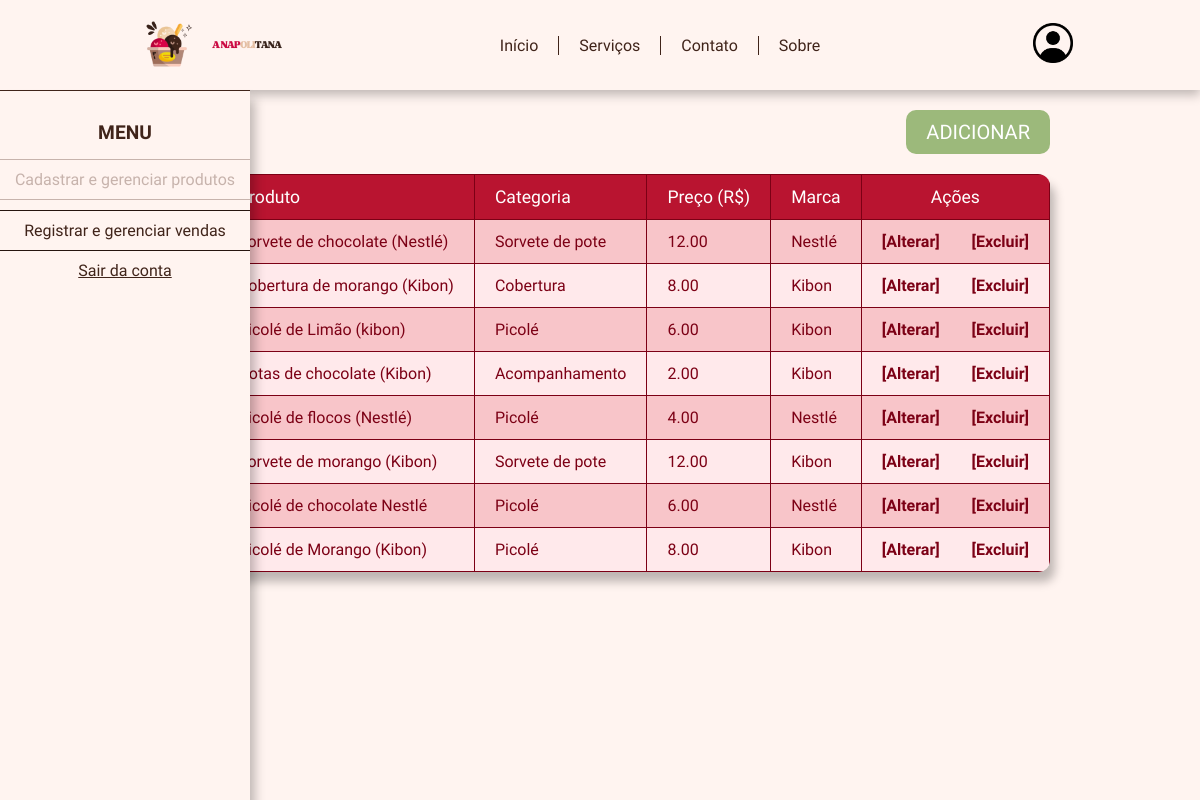
The app's page /readProdutos.php (signed in) with its own data.
### tables this page shows
CREATE TABLE `produtos` (
  `id_produto` int(11) NOT NULL,
  `nome_produto` varchar(50) NOT NULL,
  `preco` decimal(10,2) NOT NULL,
  `categorias_id_categoria` int(11) NOT NULL,
  `marcas_id_marca` int(11) NOT NULL
);

CREATE TABLE `categorias` (
  `id_categoria` int(11) NOT NULL,
  `nome_categoria` varchar(50) NOT NULL
);

CREATE TABLE `marcas` (
  `id_marca` int(11) NOT NULL,
  `nome_marca` varchar(50) NOT NULL
);

### readProdutos.php (the view, shortened to what this page needs)
<?php
include_once 'conexao.php';
?>
<!DOCTYPE html>
<html lang="en">
<head>
    <link rel="stylesheet" href="assets/styleProdutos.css">
</head>
<body>
    <header>
        <div class="logo">
            <img class="logoANapolitana" src="assets/logoANapolitana_semNome.png" alt="Logo A Napolitana">
            <img class="logoANapolitana" src="assets/logoANapolitana_nome.png" alt="">
        </div>
        <nav>
            <ul id="menu">
                <li><a href="http://localhost/aNapolitana/telaInicial.php">Início</a></li>
                <li><a href="">Serviços</a></li>
                <li><a href="">Contato</a></li>
                <li><a href="">Sobre</a></li>
            </ul>
        </nav>
        <div class="iconeUsuario">
            <img class="imgIconeUsuario" src="assets/iconeUsuario.webp" alt="Icone Usuario">
        </div>
    </header>
    <aside>
        <div>
            <h2>MENU</h2>
            <a id="linkProdutos" class="linkAside" href="http://localhost/aNapolitana/readProdutos.php">Cadastrar e gerenciar produtos</a>
            <a id="linkVendas" class="linkAside" href="http://localhost/aNapolitana/readVendas.php">Registrar e gerenciar vendas</a>
        </div>
        <div id="divLogout">
            <a id="logout" href="logout.php">Sair da conta</a>
        </div>
    </aside>
    <section>
        <div class="btnContainer">
            <a href="formCreateProdutos.php" id="btnAdicionar">ADICIONAR</a>
        </div>
        <div id="tabela">
            <table>
                <tr>
                    <th>Produto</th>
                    <th>Categoria</th>
                    <th>Preço (R$)</th>
                    <th>Marca</th>
                    <th>Ações</th>
                </tr>
                <?php
                    try {
                        $stmt = $conexao->prepare("SELECT produtos.id_produto, produtos.nome_produto, produtos.preco,categorias.nome_categoria, marcas.nome_marca FROM produtos INNER JOIN categorias ON produtos.categorias_id_categoria = categorias.id_categoria INNER JOIN marcas ON produtos.marcas_id_marca = marcas.id_marca");
                        if ($stmt->execute()) {
                            while ($rs = $stmt->fetch(PDO::FETCH_OBJ)) {
                                echo "<tr>";
                                echo "<td>".$rs->nome_produto."</td>";
                                echo "<td>".$rs->nome_categoria."</td>";
                                echo "<td>".$rs->preco."</td>";
                                echo "<td>".$rs->nome_marca."</td>";
                                echo "<td>
                                    <center>
                                        <a href=\"updateProdutos.php?id=".$rs->id_produto."\">[Alterar]</a>
                                        &nbsp;&nbsp;&nbsp;&nbsp;&nbsp;&nbsp;
                                        <a href=\"deleteProdutos.php?id=".$rs->id_produto."\" onclick=\"return confirm('Tem certeza que deseja excluir este produto?');\">[Excluir]</a>
                                    </center>
                                    </td>";
                                echo "</tr>";
                            }
                        } else {
                            echo "Erro: Não foi possível recuperar os dados do banco de dados";
                        }
                    } catch (PDOException $erro) {
                        echo "Erro: ".$erro->getMessage();
                    }
                ?>
            </table>
        </div>
    </section>
</body>
</html>

### assets/styleProdutos.css (style rules this page uses)
* { padding: 0; margin: 0; box-sizing: border-box; }
body { background-color: #FFF4F0; color: #40241A; }
header { display: flex; justify-content: space-around; align-items: center; padding: 5px 30px; background-color: #FFF4F0; color: #40241A; box-shadow: 0 5px 10px rgba(0, 0, 0, 0.250); position: sticky; top: 0; }
.logo { display: flex; }
.logoANapolitana { width: 80px; }
.imgIconeUsuario { width: 40px; }
nav ul { list-style: none; margin: 0; padding: 0; display: flex; }
nav ul li { padding: 0 20px; margin: 0px; border-right: 1px solid #40241A; }
nav ul li:last-child { border: none; }
nav ul li a { text-decoration: none; color: #40241A; font-family: 'Baloo 2', Arial, Helvetica, sans-serif; border-right: solid 1 #40241A; }
aside { width: 250px; background-color: #FFF4F0; box-shadow: 5px 10px 10px rgba(0,0,0,0.250); text-align: center; font-family: 'Caprasimo', sans-serif; height: 100vh; padding-top: 30px; position: fixed; border-top: 1px solid #40241A; }
aside h2 { font-size: 1.2em; margin-bottom: 15px; color: #40241A; }
.linkAside { text-decoration: none; color: #40241A; font-family: 'Baloo 2', sans-serif; display: block; width: 100%; padding: 10px 0px; margin-bottom: 10px; background-color: #FFF4F0; border: 1px solid; border-left: none; border-right: none; border-color: #26150F; text-align: center; cursor: pointer; }
section { text-align: end; display: flex; flex-direction: column; justify-content: end; align-items: end; }
table { margin: 0px 150px; display: flex; border-collapse: collapse; border-color: #7C0015; font-family: 'Baloo 2', sans-serif; box-shadow: 5px 10px 10px rgba(0,0,0,0.250); border-radius: 12px; overflow: hidden; justify-content: center; margin-bottom: 40px; }
table th:last-child { text-align: center; }
table th, table td { padding: 12px 20px; border: 1px solid #7C0015; }
table th { background-color: #b91430; color: white; font-size: 1.1rem; font-family: 'Caprasimo', sans-serif; text-align: left; font-weight: 100; }
table tr:nth-child(even) { background-color: #F8C5C9; border-color: #7C0015; }
table tr:nth-child(odd) { background-color: #ffe9eb; border-color: #7C0015; }
table td { font-size: 1rem; color: #7C0015; font-family: 'Baloo 2', sans-serif; text-align: left; }
table a { color: #7C0015; text-decoration: none; font-weight: bold; }
#btnAdicionar { background-color: #9CB97B; text-align: center; display: inline-block; width: auto; color: white; border-radius: 10px; border: none; font-family: 'Baloo 2', sans-serif; font-size: 20px; padding: 10px 20px; margin: 20px 150px; text-decoration: none; }
.btnContainer { text-align: end; }
#linkProdutos { color: #C7B3AC; border-color: #C7B3AC; }
#linkVendas { color: #40241A; }
#logout { color: #40241A; font-family: 'Caprasimo', sans-serif; }

### records on screen
produtos: nome_produto "Sorvete de chocolate (Nestlé)", categorias.nome_categoria "Sorvete de pote", preco "12.00", marcas_id_marca.nome_marca "Nestlé"
produtos: nome_produto "Cobertura de morango (Kibon)", categorias.nome_categoria "Cobertura", preco "8.00", marcas_id_marca.nome_marca "Kibon"
produtos: nome_produto "Picolé de Limão (kibon)", categorias.nome_categoria "Picolé", preco "6.00", marcas_id_marca.nome_marca "Kibon"
produtos: nome_produto "Gotas de chocolate (Kibon)", categorias.nome_categoria "Acompanhamento", preco "2.00", marcas_id_marca.nome_marca "Kibon"
produtos: nome_produto "Picolé de flocos (Nestlé)", categorias.nome_categoria "Picolé", preco "4.00", marcas_id_marca.nome_marca "Nestlé"
produtos: nome_produto "Sorvete de morango (Kibon)", categorias.nome_categoria "Sorvete de pote", preco "12.00", marcas_id_marca.nome_marca "Kibon"
produtos: nome_produto "Picolé de chocolate Nestlé", categorias.nome_categoria "Picolé", preco "6.00", marcas_id_marca.nome_marca "Nestlé"
produtos: nome_produto "Picolé de Morango (Kibon)", categorias.nome_categoria "Picolé", preco "8.00", marcas_id_marca.nome_marca "Kibon"
